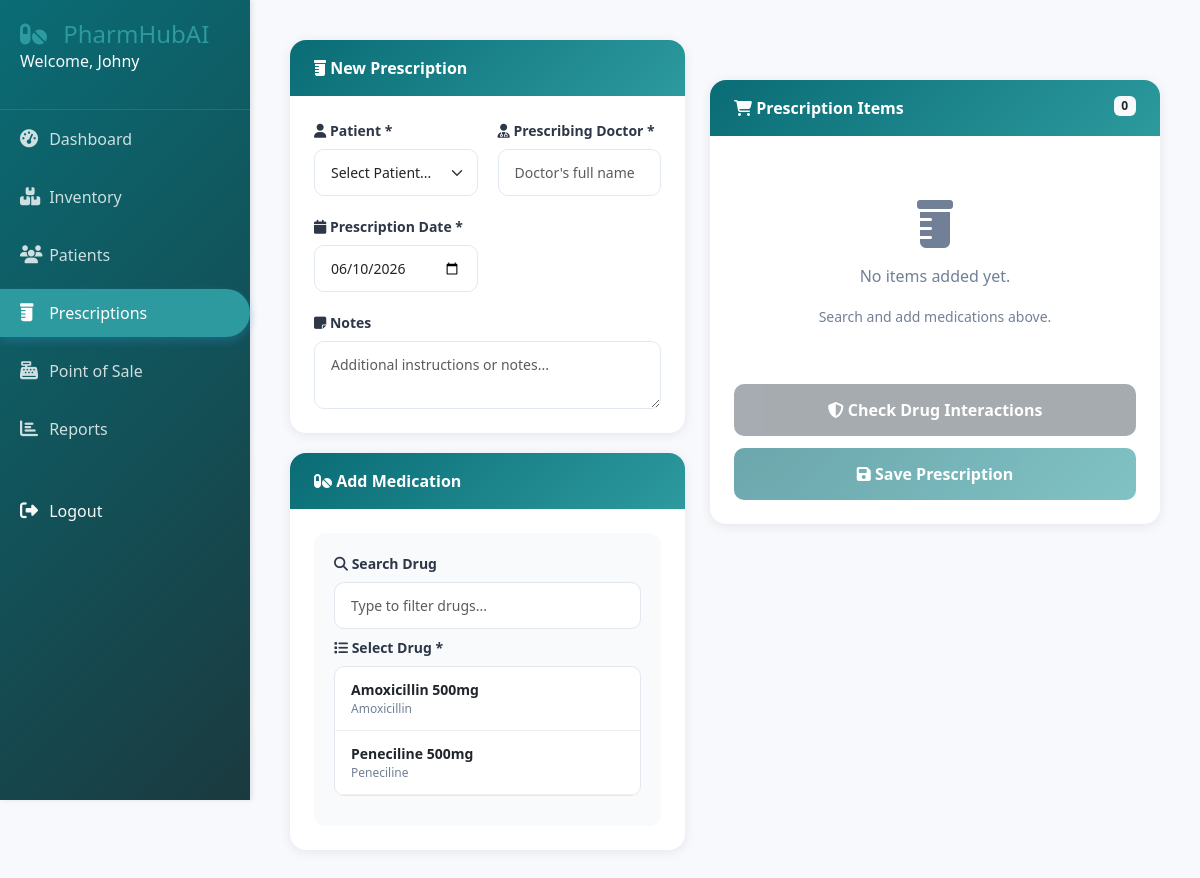
The page /prescriptions/create/ (signed in) on the database as committed earlier.
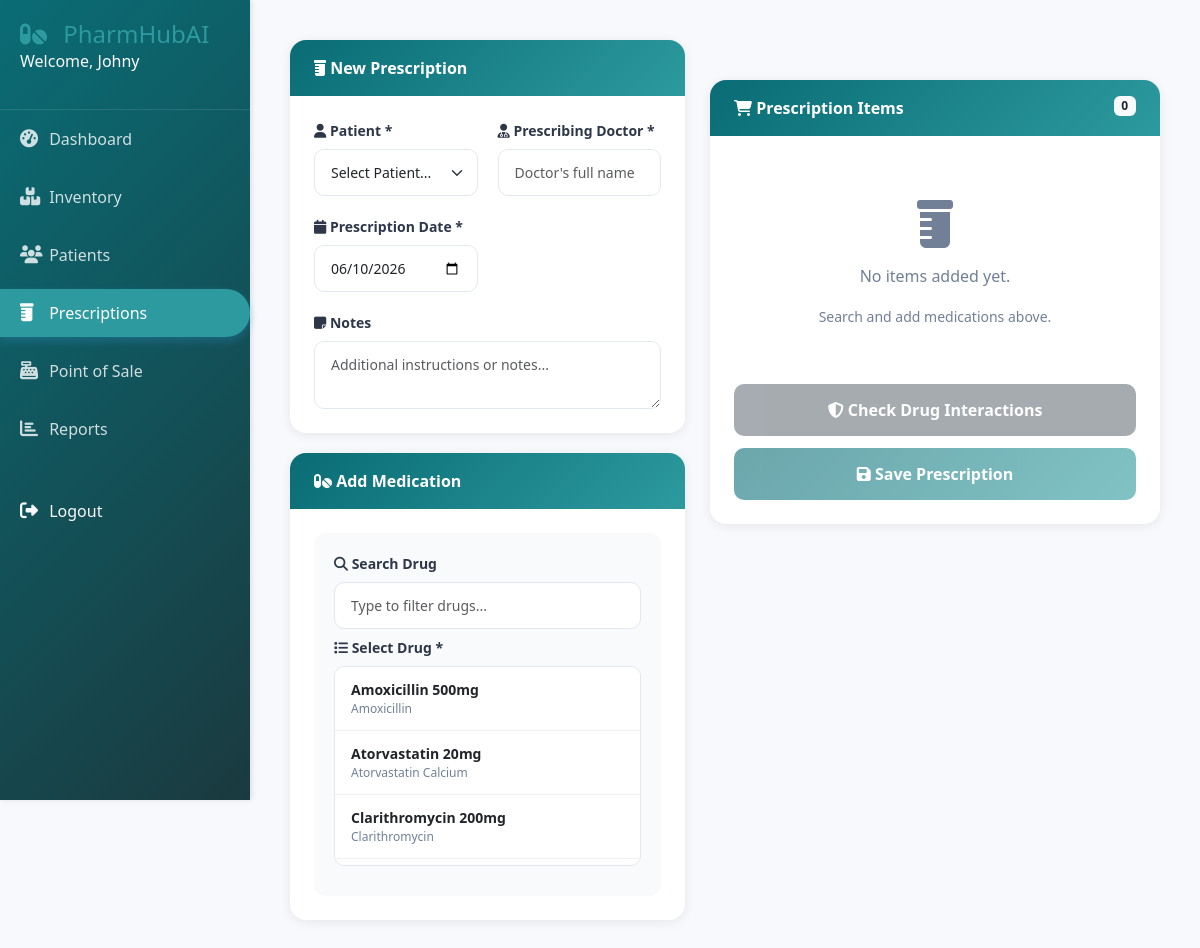
The same page on the database as committed later.
### inventory/models.py (models this page shows, shortened)
class Drug(models.Model):
    DRUG_FORMS = (
        ('tablet', 'Tablet'),
        ('capsule', 'Capsule'),
        ('liquid', 'Liquid'),
        ('injection', 'Injection'),
        ('cream', 'Cream'),
        ('ointment', 'Ointment'),
        ('inhaler', 'Inhaler'),
    )
    pharmacy = models.ForeignKey('accounts.Pharmacy', on_delete=models.CASCADE, null=True)
    name = models.CharField(max_length=200)
    generic_name = models.CharField(max_length=200)
    rxcui = models.CharField(max_length=20, unique=True, null=True, blank=True)
    form = models.CharField(max_length=20, choices=DRUG_FORMS)
    strength = models.CharField(max_length=50)  # e.g., "500mg"
    manufacturer = models.CharField(max_length=200)
    description = models.TextField(blank=True)
    requires_prescription = models.BooleanField(default=True)
    training_id = models.CharField(max_length=50, blank=True, null=True, help_text="ID from training dataset")
    created_at = models.DateTimeField(auto_now_add=True)
    updated_at = models.DateTimeField(auto_now=True)
    class Meta:
        indexes = [
            models.Index(fields=['name']),
            models.Index(fields=['rxcui']),
        ]

### prescriptions/views.py (the view)
# urls.py: path('create/', views.prescription_create, name='create'),
@login_required
@technician_required
def prescription_create(request):
    print(f"Request method: {request.method}")
    if request.method == 'POST':
        print(f"POST data received: {request.POST}")
        print(f"Items data: {request.POST.get('items', 'No items')}")
        form = PrescriptionForm(request.POST)
        print(f"Form is valid: {form.is_valid()}")
        print(f"Form errors: {form.errors}")
        items_data = request.POST.get('items', '[]')
        try:
            items = json.loads(items_data)
        except:
            items = []
        if form.is_valid() and items:
            prescription = form.save(commit=False)
            prescription.pharmacist = request.user
            prescription.prescription_number = generate_prescription_number()
            prescription.pharmacy = request.pharmacy
            prescription.save()
            for item_data in items:
                drug = Drug.objects.get(id=item_data['drug_id'])
                batch = Batch.objects.filter(
                    drug=drug,
                    quantity__gte=item_data['quantity'],
                    expiry_date__gt=timezone.now().date(),
                    pharmacy=request.pharmacy
                ).first()
                PrescriptionItem.objects.create(
                    prescription=prescription,
                    drug=drug,
                    batch=batch,
                    dosage=item_data['dosage'],
                    frequency=item_data['frequency'],
                    duration=item_data['duration'],
                    quantity=item_data['quantity'],
                    instructions=item_data.get('instructions', '')
                )
            dosage_alerts = []
            try:
                from .dosage_checker import dosage_checker
                dosage_alerts = dosage_checker.check_prescription(prescription)
            except Exception as e:
                print(f"Dosage checker error: {e}")
            critical_alerts = [a for a in dosage_alerts if a.get('severity') in ['critical', 'high']]
            moderate_alerts = [a for a in dosage_alerts if a.get('severity') == 'moderate']
            request.session['prescription_alerts'] = dosage_alerts
            if critical_alerts:
                prescription.status = 'on_hold'
                prescription.save()
                for alert in critical_alerts:
                    messages.error(request, f"🚨 {alert.get('description', 'Critical safety issue detected')}")
                    messages.error(request, f"   → {alert.get('recommendation', 'Do not dispense')}")
                messages.error(request, "⚠️ Prescription has been placed ON HOLD due to safety concerns.")
                return redirect('prescriptions:detail', pk=prescription.pk)
            for alert in moderate_alerts:
                messages.warning(request, f"⚠️ {alert.get('description', 'Potential issue detected')}")
            interaction_alerts = []
            try:
                from .interaction_engine import DrugInteractionEngine
                engine = DrugInteractionEngine()
                interaction_alerts = engine.check_prescription(prescription, request.user)
            except Exception as e:
                print(f"Interaction engine error: {e}")
            high_risk_interactions = [a for a in interaction_alerts if a.get('severity') == 'high']
            request.session['prescription_interactions'] = interaction_alerts
            if high_risk_interactions:
                prescription.status = 'on_hold'
                prescription.save()
                for alert in high_risk_interactions:
                    messages.error(request, f"🔴 HIGH RISK INTERACTION: {alert.get('description', 'Unknown interaction')}")
                    messages.error(request, f"   → {alert.get('recommendation', 'Review before dispensing')}")
                messages.error(request, "⚠️ Prescription placed ON HOLD due to high-risk drug interactions.")
                return redirect('prescriptions:detail', pk=prescription.pk)
            moderate_interactions = [a for a in interaction_alerts if a.get('severity') == 'moderate']
            for alert in moderate_interactions:
                messages.warning(request, f"⚠️ {alert.get('description', 'Potential interaction detected')}")
            if critical_alerts or high_risk_interactions:
                prescription.status = 'on_hold'
                prescription.save()
                messages.warning(request, "Prescription requires pharmacist review before dispensing.")
            else:
                messages.success(request, "✅ Prescription created successfully. No safety issues detected.")
            return redirect('prescriptions:detail', pk=prescription.pk)
        else:
            if not form.is_valid():
                for field, errors in form.errors.items():
                    for error in errors:
                        messages.error(request, f"{field}: {error}")
            if not items:
                messages.error(request, 'Please add at least one medication to the prescription.')
            return redirect('prescriptions:create')
    else:
        form = PrescriptionForm()
    patients = Patient.objects.filter(pharmacy=request.pharmacy).order_by('last_name', 'first_name')
    drugs = Drug.objects.filter(pharmacy=request.pharmacy).order_by('name')
    context = {
        'form': form,
        'patients': patients,
        'drugs': drugs,
        'is_edit': False,
        'today': timezone.now().date()
    }
    return render(request, 'prescriptions/create.html', context)

### prescriptions/forms.py (shortened to what this page needs)
class PrescriptionForm(forms.ModelForm):
    class Meta:
        model = Prescription
        fields = ['patient', 'prescribed_by', 'prescribed_date', 'notes']
        widgets = {
            'patient': forms.Select(attrs={
                'class': 'form-select',
                'id': 'patient-select'
            }),
            'prescribed_by': forms.TextInput(attrs={
                'class': 'form-control',
                'placeholder': "Doctor's Name"
            }),
            'prescribed_date': forms.DateInput(attrs={
                'class': 'form-control',
                'type': 'date',
                'max': timezone.now().date().isoformat()
            }),
            'notes': forms.Textarea(attrs={
                'class': 'form-control',
                'rows': 3,
                'placeholder': 'Additional notes or instructions'
            }),
        }

### patients/models.py (called while the page is built)
    @property
    def age(self):
        today = date.today()
        return today.year - self.date_of_birth.year - (
            (today.month, today.day) < (self.date_of_birth.month, self.date_of_birth.day)
        )

    @property
    def full_name(self):
        return f"{self.first_name} {self.last_name}"

### templates/prescriptions/create.html (shortened to what the changed rows need)
{% extends 'base.html' %}
{% load static %}
{% block content %}
<div class="prescription-container">
    <div class="main-layout">
        <div class="form-panel">
            <div class="card">
                <div class="card-body">
                    <div class="drug-selection-section">
                        <div class="form-group mt-2">
                            <div class="drug-dropdown" id="drug-dropdown">
                                {% for drug in drugs %}
                                <div class="drug-option" data-drug-id="{{ drug.id }}" data-drug-name="{{ drug.name }}" data-drug-strength="{{ drug.strength }}" data-drug-generic="{{ drug.generic_name }}">
                                    <div class="drug-name">{{ drug.name }} {{ drug.strength }}</div>
                                    <div class="drug-generic">{{ drug.generic_name }}</div>
                                </div>
                                {% empty %}
                                <div class="p-3 text-muted">No drugs available. Please add drugs to inventory first.</div>
                                {% endfor %}
                            </div>
                        </div>
                    </div>
                </div>
            </div>
        </div>
    </div>
</div>
{% endblock %}

Rows that differ between the two databases and show on the page:
no longer on this page (row unchanged): Drug: name "Peneciline", strength "500mg", generic_name "Peneciline"
added Drug: name "Atorvastatin", strength "20mg", generic_name "Atorvastatin Calcium"
added Drug: name "Clarithromycin", strength "200mg", generic_name "Clarithromycin"
